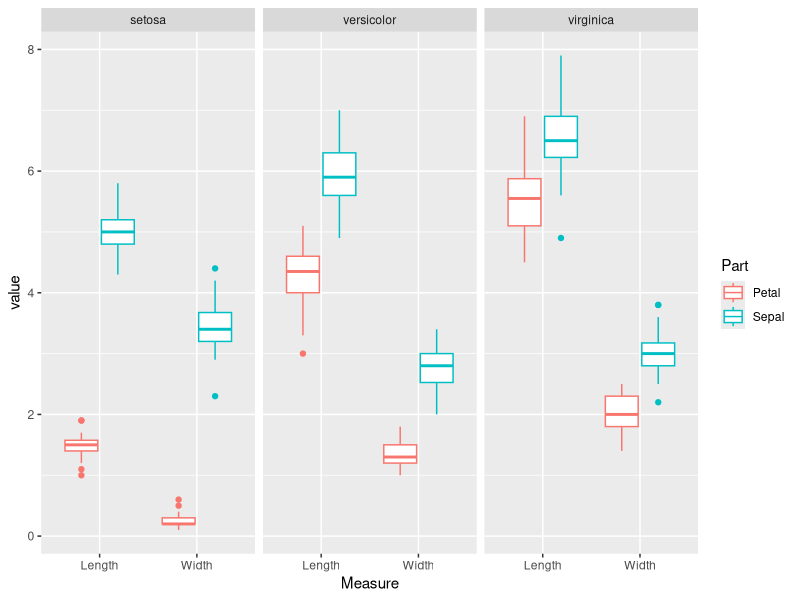
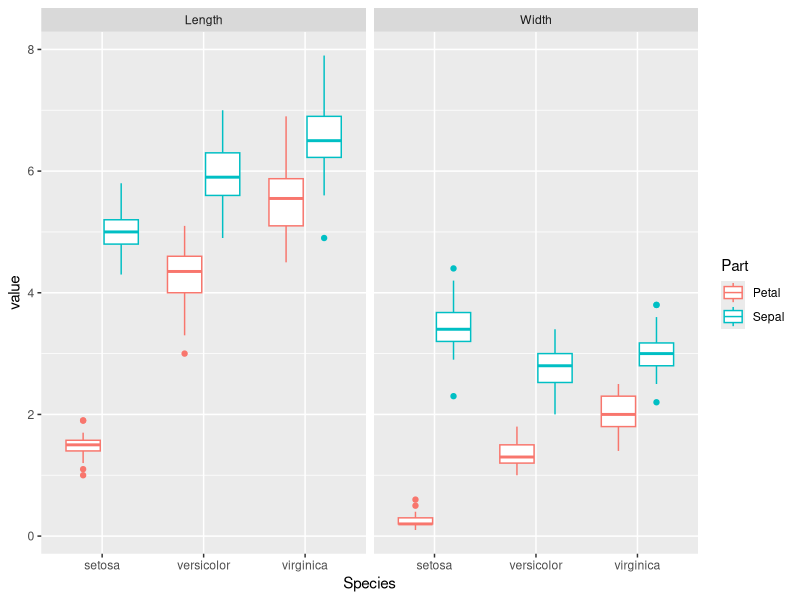

Write R code to recreate these figures, in order.
#   In practice, the form of data is important for visualization
#   origin <=> long/wide <=> tidy

#   Extension of part 9.2 in ggplot-data-processing.R

library(ggplot2)
library(tidyr)
library(reshape2)

#   Check the example of melt
?melt
example("melt.data.frame")
head(airquality)
head(melt(airquality, id=c("month", "day")))
str(melt(airquality, id=c("month", "day")))

#   Reshape iris
head(iris)
iris_long = melt(iris, id = "Species")

#   Transform into tidy form
#   split variable into part and measure: sepal.length => sepal, length
iris_tidy = iris_long %>%
  separate(variable, c("Part", "Measure"), sep = "\\.")

#   1. distribution of length and width on different part, condition on species
ggplot(iris_tidy, aes(x = Measure, y = value, color = Part)) + 
  geom_boxplot() + 
  facet_grid(.~ Species)

#   2. distribution of length and width on different species and part
ggplot(iris_tidy, aes(x = Species, y = value, color = Part)) + 
  geom_boxplot() + 
  facet_grid(.~ Measure)
